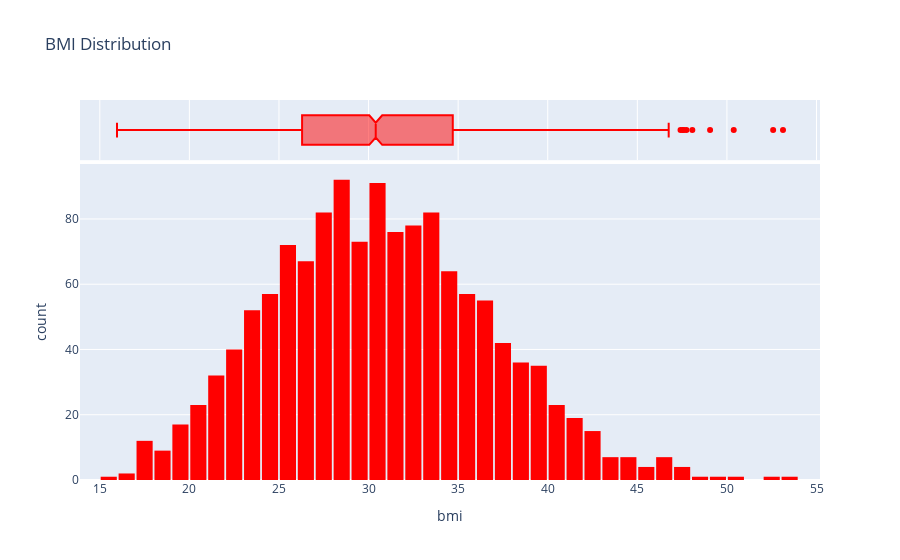

Here is the notebook cell this chart was saved with:
### Markdown cell above
**BMI: Body Mass Index**

### Code cell
fig = px.histogram(medical_df,
                    x = 'bmi',
                    marginal='box',
                    title="BMI Distribution",
                    color_discrete_sequence=['red']
                    )
fig.update_layout(bargap=0.1)
fig.show()

### Figure 1 — Plotly figure (JSON) as saved in the notebook; plotly's stock layout.template omitted (floating-point values rounded to 4 significant figures; data arrays with more than 128 entries replaced by an {"elided": "..."} marker saying what was removed)
{"data": [{"bingroup": "x", "hovertemplate": "bmi=%{x}<br>count=%{y}<extra></extra>", "legendgroup": "", "marker": {"color": "red", "pattern": {"shape": ""}}, "name": "", "orientation": "v", "showlegend": false, "type": "histogram", "x": {"elided": "1338 float values"}, "xaxis": "x", "yaxis": "y"}, {"hovertemplate": "bmi=%{x}<extra></extra>", "legendgroup": "", "marker": {"color": "red"}, "name": "", "notched": true, "showlegend": false, "type": "box", "x": {"elided": "1338 float values"}, "xaxis": "x2", "yaxis": "y2"}], "layout": {"bargap": 0.1, "barmode": "relative", "legend": {"tracegroupgap": 0}, "title": {"text": "BMI Distribution"}, "xaxis": {"anchor": "y", "domain": [0, 1], "title": {"text": "bmi"}}, "xaxis2": {"anchor": "y2", "domain": [0, 1], "matches": "x", "showgrid": true, "showticklabels": false}, "yaxis": {"anchor": "x", "domain": [0, 0.8316], "title": {"text": "count"}}, "yaxis2": {"anchor": "x2", "domain": [0.8416, 1], "matches": "y2", "showgrid": false, "showline": false, "showticklabels": false, "ticks": ""}}}
